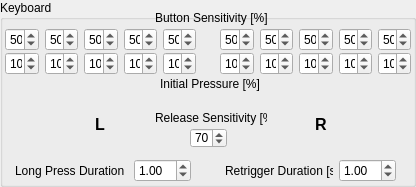
    <widget class="QGroupBox" name="groupBox_5">
     <property name="geometry">
      <rect>
       <x>0</x>
       <y>4</y>
       <width>416</width>
       <height>187</height>
      </rect>
     </property>
     <property name="title">
      <string>Keyboard</string>
     </property>
     <widget class="QWidget" name="horizontalLayoutWidget_5">
      <property name="geometry">
       <rect>
        <x>5</x>
        <y>28</y>
        <width>191</width>
        <height>23</height>
       </rect>
      </property>
      <layout class="QHBoxLayout" name="horizontalLayout_5">
       <item>
        <widget class="QSpinBox" name="spinbox_trigger_sensitivity_lp">
         <property name="sizePolicy">
          <sizepolicy hsizetype="Fixed" vsizetype="Fixed">
           <horstretch>0</horstretch>
           <verstretch>0</verstretch>
          </sizepolicy>
         </property>
         <property name="maximum">
          <number>99</number>
         </property>
         <property name="singleStep">
          <number>1</number>
         </property>
         <property name="value">
          <number>50</number>
         </property>
        </widget>
       </item>
       <item>
        <widget class="QSpinBox" name="spinbox_trigger_sensitivity_lr">
         <property name="sizePolicy">
          <sizepolicy hsizetype="Fixed" vsizetype="Fixed">
           <horstretch>0</horstretch>
           <verstretch>0</verstretch>
          </sizepolicy>
         </property>
         <property name="maximum">
          <number>99</number>
         </property>
         <property name="singleStep">
          <number>1</number>
         </property>
         <property name="value">
          <number>50</number>
         </property>
        </widget>
       </item>
       <item>
        <widget class="QSpinBox" name="spinbox_trigger_sensitivity_lm">
         <property name="sizePolicy">
          <sizepolicy hsizetype="Fixed" vsizetype="Fixed">
           <horstretch>0</horstretch>
           <verstretch>0</verstretch>
          </sizepolicy>
         </property>
         <property name="maximum">
          <number>99</number>
         </property>
         <property name="singleStep">
          <number>1</number>
         </property>
         <property name="value">
          <number>50</number>
         </property>
        </widget>
       </item>
       <item>
        <widget class="QSpinBox" name="spinbox_trigger_sensitivity_li">
         <property name="sizePolicy">
          <sizepolicy hsizetype="Fixed" vsizetype="Fixed">
           <horstretch>0</horstretch>
           <verstretch>0</verstretch>
          </sizepolicy>
         </property>
         <property name="maximum">
          <number>99</number>
         </property>
         <property name="singleStep">
          <number>1</number>
         </property>
         <property name="value">
          <number>50</number>
         </property>
        </widget>
       </item>
       <item>
        <widget class="QSpinBox" name="spinbox_trigger_sensitivity_lt">
         <property name="sizePolicy">
          <sizepolicy hsizetype="Fixed" vsizetype="Fixed">
           <horstretch>0</horstretch>
           <verstretch>0</verstretch>
          </sizepolicy>
         </property>
         <property name="maximum">
          <number>99</number>
         </property>
         <property name="singleStep">
          <number>1</number>
         </property>
         <property name="value">
          <number>50</number>
         </property>
        </widget>
       </item>
      </layout>
     </widget>
     <widget class="QWidget" name="horizontalLayoutWidget_6">
      <property name="geometry">
       <rect>
        <x>220</x>
        <y>28</y>
        <width>191</width>
        <height>23</height>
       </rect>
      </property>
      <layout class="QHBoxLayout" name="horizontalLayout_6">
       <item>
        <widget class="QSpinBox" name="spinbox_trigger_sensitivity_rt">
         <property name="sizePolicy">
          <sizepolicy hsizetype="Fixed" vsizetype="Fixed">
           <horstretch>0</horstretch>
           <verstretch>0</verstretch>
          </sizepolicy>
         </property>
         <property name="maximum">
          <number>99</number>
         </property>
         <property name="singleStep">
          <number>1</number>
         </property>
         <property name="value">
          <number>50</number>
         </property>
        </widget>
       </item>
       <item>
        <widget class="QSpinBox" name="spinbox_trigger_sensitivity_ri">
         <property name="sizePolicy">
          <sizepolicy hsizetype="Fixed" vsizetype="Fixed">
           <horstretch>0</horstretch>
           <verstretch>0</verstretch>
          </sizepolicy>
         </property>
         <property name="maximum">
          <number>99</number>
         </property>
         <property name="singleStep">
          <number>1</number>
         </property>
         <property name="value">
          <number>50</number>
         </property>
        </widget>
       </item>
       <item>
        <widget class="QSpinBox" name="spinbox_trigger_sensitivity_rm">
         <property name="sizePolicy">
          <sizepolicy hsizetype="Fixed" vsizetype="Fixed">
           <horstretch>0</horstretch>
           <verstretch>0</verstretch>
          </sizepolicy>
         </property>
         <property name="maximum">
          <number>99</number>
         </property>
         <property name="singleStep">
          <number>1</number>
         </property>
         <property name="value">
          <number>50</number>
         </property>
        </widget>
       </item>
       <item>
        <widget class="QSpinBox" name="spinbox_trigger_sensitivity_rr">
         <property name="sizePolicy">
          <sizepolicy hsizetype="Fixed" vsizetype="Fixed">
           <horstretch>0</horstretch>
           <verstretch>0</verstretch>
          </sizepolicy>
         </property>
         <property name="maximum">
          <number>99</number>
         </property>
         <property name="singleStep">
          <number>1</number>
         </property>
         <property name="value">
          <number>50</number>
         </property>
        </widget>
       </item>
       <item>
        <widget class="QSpinBox" name="spinbox_trigger_sensitivity_rp">
         <property name="sizePolicy">
          <sizepolicy hsizetype="Fixed" vsizetype="Fixed">
           <horstretch>0</horstretch>
           <verstretch>0</verstretch>
          </sizepolicy>
         </property>
         <property name="maximum">
          <number>99</number>
         </property>
         <property name="singleStep">
          <number>1</number>
         </property>
         <property name="value">
          <number>50</number>
         </property>
        </widget>
       </item>
      </layout>
     </widget>
     <widget class="QLabel" name="label_17">
      <property name="geometry">
       <rect>
        <x>65</x>
        <y>74</y>
        <width>81</width>
        <height>81</height>
       </rect>
      </property>
      <property name="text">
       <string/>
      </property>
      <property name="pixmap">
       <pixmap>Hand_L.png</pixmap>
      </property>
      <property name="scaledContents">
       <bool>true</bool>
      </property>
     </widget>
     <widget class="QLabel" name="label_21">
      <property name="geometry">
       <rect>
        <x>275</x>
        <y>74</y>
        <width>81</width>
        <height>81</height>
       </rect>
      </property>
      <property name="text">
       <string/>
      </property>
      <property name="pixmap">
       <pixmap>Hand_R.png</pixmap>
      </property>
      <property name="scaledContents">
       <bool>true</bool>
      </property>
     </widget>
     <widget class="QLabel" name="label_22">
      <property name="geometry">
       <rect>
        <x>155</x>
        <y>108</y>
        <width>112</width>
        <height>20</height>
       </rect>
      </property>
      <property name="text">
       <string>Release Sensitivity [%]</string>
      </property>
     </widget>
     <widget class="QSpinBox" name="spinbox_release_sensitivity">
      <property name="geometry">
       <rect>
        <x>190</x>
        <y>128</y>
        <width>37</width>
        <height>20</height>
       </rect>
      </property>
      <property name="sizePolicy">
       <sizepolicy hsizetype="Fixed" vsizetype="Fixed">
        <horstretch>0</horstretch>
        <verstretch>0</verstretch>
       </sizepolicy>
      </property>
      <property name="maximum">
       <number>100</number>
      </property>
      <property name="singleStep">
       <number>1</number>
      </property>
      <property name="value">
       <number>70</number>
      </property>
     </widget>
     <widget class="QLabel" name="label_23">
      <property name="geometry">
       <rect>
        <x>155</x>
        <y>10</y>
        <width>116</width>
        <height>16</height>
       </rect>
      </property>
      <property name="text">
       <string>Button Sensitivity [%]</string>
      </property>
     </widget>
     <widget class="QLabel" name="label_24">
      <property name="geometry">
       <rect>
        <x>95</x>
        <y>116</y>
        <width>16</width>
        <height>17</height>
       </rect>
      </property>
      <property name="font">
       <font>
        <pointsize>12</pointsize>
        <weight>75</weight>
        <bold>true</bold>
       </font>
      </property>
      <property name="text">
       <string>L</string>
      </property>
     </widget>
     <widget class="QLabel" name="label_25">
      <property name="geometry">
       <rect>
        <x>315</x>
        <y>116</y>
        <width>16</width>
        <height>17</height>
       </rect>
      </property>
      <property name="font">
       <font>
        <pointsize>12</pointsize>
        <weight>75</weight>
        <bold>true</bold>
       </font>
      </property>
      <property name="text">
       <string>R</string>
      </property>
     </widget>
     <widget class="QWidget" name="gridLayoutWidget">
      <property name="geometry">
       <rect>
        <x>15</x>
        <y>158</y>
        <width>176</width>
        <height>25</height>
       </rect>
      </property>
      <layout class="QGridLayout" name="gridLayout">
       <item row="0" column="0">
        <widget class="QLabel" name="label">
         <property name="text">
          <string>Long Press Duration [s]</string>
         </property>
        </widget>
       </item>
       <item row="0" column="1">
        <widget class="QDoubleSpinBox" name="spinbox_long_press_duration">
         <property name="sizePolicy">
          <sizepolicy hsizetype="Fixed" vsizetype="Fixed">
           <horstretch>0</horstretch>
           <verstretch>0</verstretch>
          </sizepolicy>
         </property>
         <property name="locale">
          <locale language="English" country="UnitedStates"/>
         </property>
         <property name="singleStep">
          <double>0.100000000000000</double>
         </property>
         <property name="value">
          <double>1.000000000000000</double>
         </property>
        </widget>
       </item>
      </layout>
     </widget>
     <widget class="QWidget" name="gridLayoutWidget_3">
      <property name="geometry">
       <rect>
        <x>225</x>
        <y>158</y>
        <width>171</width>
        <height>25</height>
       </rect>
      </property>
      <layout class="QGridLayout" name="gridLayout_3">
       <item row="0" column="1">
        <widget class="QDoubleSpinBox" name="spinbox_retrigger_duration">
         <property name="sizePolicy">
          <sizepolicy hsizetype="Fixed" vsizetype="Fixed">
           <horstretch>0</horstretch>
           <verstretch>0</verstretch>
          </sizepolicy>
         </property>
         <property name="locale">
          <locale language="English" country="UnitedStates"/>
         </property>
         <property name="buttonSymbols">
          <enum>QAbstractSpinBox::UpDownArrows</enum>
         </property>
         <property name="singleStep">
          <double>0.100000000000000</double>
         </property>
         <property name="value">
          <double>1.000000000000000</double>
         </property>
        </widget>
       </item>
       <item row="0" column="0">
        <widget class="QLabel" name="label_12">
         <property name="text">
          <string>Retrigger Duration [s]</string>
         </property>
        </widget>
       </item>
      </layout>
     </widget>
     <widget class="QLabel" name="label_31">
      <property name="geometry">
       <rect>
        <x>160</x>
        <y>76</y>
        <width>116</width>
        <height>16</height>
       </rect>
      </property>
      <property name="text">
       <string>Initial Pressure [%]</string>
      </property>
     </widget>
     <widget class="QWidget" name="horizontalLayoutWidget_11">
      <property name="geometry">
       <rect>
        <x>5</x>
        <y>52</y>
        <width>191</width>
        <height>23</height>
       </rect>
      </property>
      <layout class="QHBoxLayout" name="horizontalLayout_11">
       <item>
        <widget class="QSpinBox" name="spinbox_keyboard_pressure_lp">
         <property name="sizePolicy">
          <sizepolicy hsizetype="Fixed" vsizetype="Fixed">
           <horstretch>0</horstretch>
           <verstretch>0</verstretch>
          </sizepolicy>
         </property>
         <property name="maximum">
          <number>99</number>
         </property>
         <property name="singleStep">
          <number>1</number>
         </property>
         <property name="value">
          <number>10</number>
         </property>
        </widget>
       </item>
       <item>
        <widget class="QSpinBox" name="spinbox_keyboard_pressure_lr">
         <property name="sizePolicy">
          <sizepolicy hsizetype="Fixed" vsizetype="Fixed">
           <horstretch>0</horstretch>
           <verstretch>0</verstretch>
          </sizepolicy>
         </property>
         <property name="maximum">
          <number>99</number>
         </property>
         <property name="singleStep">
          <number>1</number>
         </property>
         <property name="value">
          <number>10</number>
         </property>
        </widget>
       </item>
       <item>
        <widget class="QSpinBox" name="spinbox_keyboard_pressure_lm">
         <property name="sizePolicy">
          <sizepolicy hsizetype="Fixed" vsizetype="Fixed">
           <horstretch>0</horstretch>
           <verstretch>0</verstretch>
          </sizepolicy>
         </property>
         <property name="maximum">
          <number>99</number>
         </property>
         <property name="singleStep">
          <number>1</number>
         </property>
         <property name="value">
          <number>10</number>
         </property>
        </widget>
       </item>
       <item>
        <widget class="QSpinBox" name="spinbox_keyboard_pressure_li">
         <property name="sizePolicy">
          <sizepolicy hsizetype="Fixed" vsizetype="Fixed">
           <horstretch>0</horstretch>
           <verstretch>0</verstretch>
          </sizepolicy>
         </property>
         <property name="maximum">
          <number>99</number>
         </property>
         <property name="singleStep">
          <number>1</number>
         </property>
         <property name="value">
          <number>10</number>
         </property>
        </widget>
       </item>
       <item>
        <widget class="QSpinBox" name="spinbox_keyboard_pressure_lt">
         <property name="sizePolicy">
          <sizepolicy hsizetype="Fixed" vsizetype="Fixed">
           <horstretch>0</horstretch>
           <verstretch>0</verstretch>
          </sizepolicy>
         </property>
         <property name="maximum">
          <number>99</number>
         </property>
         <property name="singleStep">
          <number>1</number>
         </property>
         <property name="value">
          <number>10</number>
         </property>
        </widget>
       </item>
      </layout>
     </widget>
     <widget class="QWidget" name="horizontalLayoutWidget_12">
      <property name="geometry">
       <rect>
        <x>220</x>
        <y>52</y>
        <width>191</width>
        <height>23</height>
       </rect>
      </property>
      <layout class="QHBoxLayout" name="horizontalLayout_12">
       <item>
        <widget class="QSpinBox" name="spinbox_keyboard_pressure_rt">
         <property name="sizePolicy">
          <sizepolicy hsizetype="Fixed" vsizetype="Fixed">
           <horstretch>0</horstretch>
           <verstretch>0</verstretch>
          </sizepolicy>
         </property>
         <property name="maximum">
          <number>99</number>
         </property>
         <property name="singleStep">
          <number>1</number>
         </property>
         <property name="value">
          <number>10</number>
         </property>
        </widget>
       </item>
       <item>
        <widget class="QSpinBox" name="spinbox_keyboard_pressure_ri">
         <property name="sizePolicy">
          <sizepolicy hsizetype="Fixed" vsizetype="Fixed">
           <horstretch>0</horstretch>
           <verstretch>0</verstretch>
          </sizepolicy>
         </property>
         <property name="maximum">
          <number>99</number>
         </property>
         <property name="singleStep">
          <number>1</number>
         </property>
         <property name="value">
          <number>10</number>
         </property>
        </widget>
       </item>
       <item>
        <widget class="QSpinBox" name="spinbox_keyboard_pressure_rm">
         <property name="sizePolicy">
          <sizepolicy hsizetype="Fixed" vsizetype="Fixed">
           <horstretch>0</horstretch>
           <verstretch>0</verstretch>
          </sizepolicy>
         </property>
         <property name="maximum">
          <number>99</number>
         </property>
         <property name="singleStep">
          <number>1</number>
         </property>
         <property name="value">
          <number>10</number>
         </property>
        </widget>
       </item>
       <item>
        <widget class="QSpinBox" name="spinbox_keyboard_pressure_rr">
         <property name="sizePolicy">
          <sizepolicy hsizetype="Fixed" vsizetype="Fixed">
           <horstretch>0</horstretch>
           <verstretch>0</verstretch>
          </sizepolicy>
         </property>
         <property name="maximum">
          <number>99</number>
         </property>
         <property name="singleStep">
          <number>1</number>
         </property>
         <property name="value">
          <number>10</number>
         </property>
        </widget>
       </item>
       <item>
        <widget class="QSpinBox" name="spinbox_keyboard_pressure_rp">
         <property name="sizePolicy">
          <sizepolicy hsizetype="Fixed" vsizetype="Fixed">
           <horstretch>0</horstretch>
           <verstretch>0</verstretch>
          </sizepolicy>
         </property>
         <property name="maximum">
          <number>99</number>
         </property>
         <property name="singleStep">
          <number>1</number>
         </property>
         <property name="value">
          <number>10</number>
         </property>
        </widget>
       </item>
      </layout>
     </widget>
    </widget>
